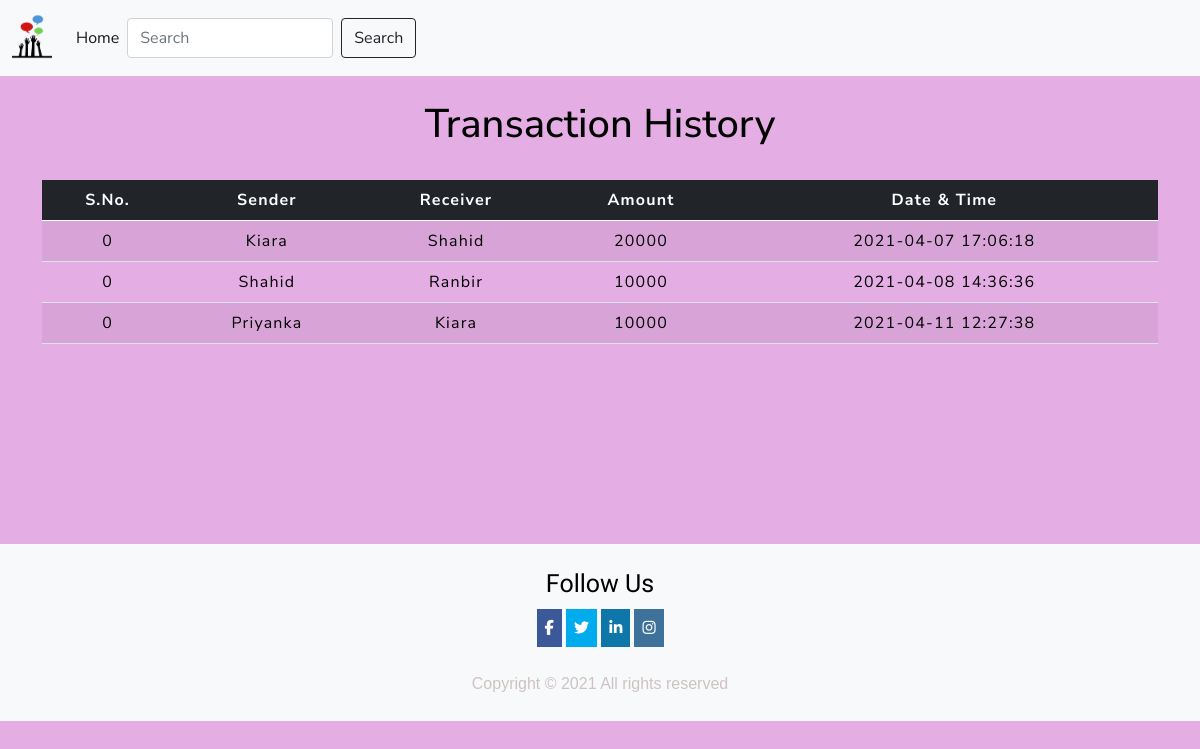
The page /transactionhistory.php on the database its author committed.
### tables this page shows
CREATE TABLE `transaction` (
  `sno` int(3) NOT NULL,
  `sender` text NOT NULL,
  `receiver` text NOT NULL,
  `balance` int(8) NOT NULL,
  `datetime` datetime NOT NULL DEFAULT current_timestamp()
);

### transactionhistory.php (the view, shortened to what this page needs)
<!doctype html>
<html lang="en">
  <head>
    <link href="https://cdn.jsdelivr.net/npm/bootstrap@5.0.0-beta1/dist/css/bootstrap.min.css" rel="stylesheet">
    <link rel="stylesheet" href="css/style.css">
<link rel="stylesheet" href="css/table.css">
  </head>
  <body>
  <nav class="navbar navbar-expand-lg navbar-light bg-light sticky-top">
    <div class="container-fluid">
      <a class="navbar-brand" href="index.php">
        <img src="images/logo.png" alt="logo" style="width:40px;">
      </a>
      <div class="collapse navbar-collapse" id="navbarSupportedContent">
        <ul class="navbar-nav me-auto mb-2 mb-lg-0">
          <li class="nav-item">
            <a class="nav-link active" aria-current="page" href=" index.php ">Home</a>
          </li>
        <form class="d-flex">
          <input class="form-control me-2" type="search" placeholder="Search" aria-label="Search">
          <button class="btn btn-outline-dark" type="submit">Search</button>
        </form>
      </div>
    </div>
  </nav>
  <div class="container">
        <h2 class="text-center pt-4" style="color : black;">Transaction History</h2>
       <br>
       <div class="table-responsive-sm">
    <table class="table table-hover table-striped">
        <thead style="color : white;" class="table-dark">
            <tr>
                <th class="text-center">S.No.</th>
                <th class="text-center">Sender</th>
                <th class="text-center">Receiver</th>
                <th class="text-center">Amount</th>
                <th class="text-center">Date & Time</th>
            </tr>
        </thead>
        <tbody>
        <?php
include 'config.php';
$sql ="select * from transaction";
$query =mysqli_query($conn, $sql);
while($rows = mysqli_fetch_assoc($query))
{
?>
<tr style="color : black;">
            <td class="py-2"><?php echo $rows['sno']; ?></td>
            <td class="py-2"><?php echo $rows['sender']; ?></td>
            <td class="py-2"><?php echo $rows['receiver']; ?></td>
            <td class="py-2"><?php echo $rows['balance']; ?> </td>
            <td class="py-2"><?php echo $rows['datetime']; ?> </td>
        <?php
            }
        ?>
        </tbody>
    </table>
    </div>
</div>
<footer style="margin-top:200px;">
    <div class="follow">
      <h3 style="color: black; font-family: 'Baloo Bhai 2', cursive; font-size: 25px;">Follow Us</h3>
      <div class="social">
        <a href="#facebook" class="facebook">
          <i class="fa fa-facebook"></i>
        </a>
        <a href="#twitter" class="twitter">
          <i class="fa fa-twitter"></i>
        </a>
        <a href="#linkedin" class="linkedin">
          <i class="fa fa-linkedin"></i>
        </a>
        <a href="#instagram" class="instagram">
          <i class="fa fa-instagram"></i>
        </a>
      </div>
    </div>
    <p class="text-copy">
      Copyright &copy; 2021 All rights reserved
    </p>
  </footer>
  </body>
</html>

### css/style.css (style rules this page uses)
* { padding: 0px; margin: 0px; }
footer { display: flex; flex-direction: column; align-items: center; justify-content: center; text-align: center; font-family: sans-serif; color: rgb(202, 187, 187); background-color:#f8f9fa!important; margin: 0px; margin-top: 50px; padding-top: 25px; }
.text-copy { text-align: center; padding: 25px 0; font-family: sans-serif; display: flex; justify-content: center; color: rgb(206, 194, 194); background-color: #f8f9fa!important; margin: 0px; }
.social { margin-top: 10px; }
.social a { display: inline-block; text-align: center; padding: 8px; color: white; font-size: 15px; }
.facebook { background: #3b5998; color: white; }
.twitter { color: white; background: #00acee; }
.linkedin { background:#0e76a8; color: white; }
.instagram { background: #3f729b; color: white; }

### css/table.css (style rules this page uses)
* { padding: 0; margin: 0; box-sizing: border-box; font-family: Nunito Sans ; }
h2 { font-size: 40px; }
table { letter-spacing: 1.2px; }
td { text-align: center; }
button { border:none; background: #d9d9d9; transition: 1s; }
body { background: rgb(228, 173, 228); }

### rows shown on the page
transaction: sno "0", sender "Kiara", receiver "Shahid", balance "20000", datetime "2021-04-07 17:06:18"
transaction: sno "0", sender "Shahid", receiver "Ranbir", balance "10000", datetime "2021-04-08 14:36:36"
transaction: sno "0", sender "Priyanka", receiver "Kiara", balance "10000", datetime "2021-04-11 12:27:38"
